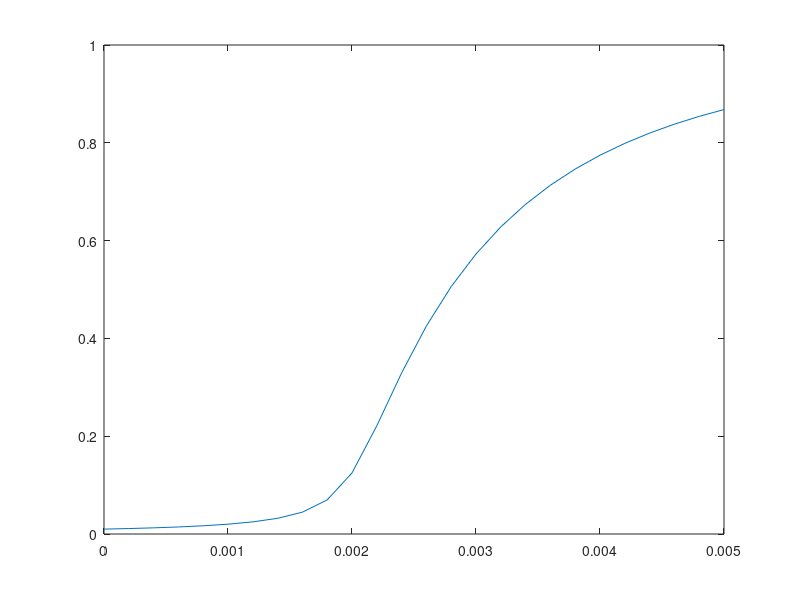

This chart was generated by the following MATLAB code: (Note: this script raises an error after producing the figure.)
% tmax=2500;
% Nt=tmax*2;
% 
% N=100;
% mu=15; 
% beta=1/150;
% gamma=1/40;
% w=1/100;
% rho0=1/100;
% kap=12/10000;
% delta=1/100;
% % rhos,rhoi,rhor,rhosi,rhoss
% rhoi=0.01;
% rhos=1-rhoi;
% rhor=0;
% rhosi= rhoi*mu;
% rhoss= (mu/2)-rho0*mu;
% ini=[rhos,rhoi,rhor,rhosi,rhoss];
% 
% Nrange=[500,1000,1500];
% wrange=[0:2/10000:1/100];
% kaprange=[0:2/10000:1/100];
% brange=[0:0.0002:0.005];
% 
% mfaRinf='to';
% mfaImax='be';
% simRinf='cleared';
% simImax='into nothingness';
% 
% Sa=20;
% for Ni=1:length(Nrange)
%     N=Nrange(Ni)
%     clear('mfaRinf')
%     clear('mfaImax')
%     clear('simRinf')
%     clear('simImax')
%     for wi=1:length(wrange)
%         w=wrange(wi)
%         for ki=1:length(kaprange)
%             kap=kaprange(ki)
%             for bi=1:length(brange)
%                 beta=brange(bi);
%                 Imax=zeros(1,Sa);
%                 Rinfs=zeros(1,Sa);
%                 parfor sa=1:Sa
%                     result = SIRXi_w(N,mu,beta,gamma,w,kap,delta,rho0,tmax,Nt);
%     %                 colR{wi,ki,bi,sa}=result.NRs;
%     %                 colX{wi,ki,bi,sa}=result.NXis;
%                     Imax(sa)=max(result.NIs)/result.N;
%                     Rinfs(sa)=max(result.NRs+result.NXis)/result.N;
%                 end
%                 ODE = @(x) PA_SIRXi_w(x,beta,gamma,w,kap,delta);
%                 [ts,xs] = ode45(@(t,x) ODE(x),[0 tmax],ini);
%                 mfaRinf{wi,ki,bi}=max(1-xs(:,1)-xs(:,2));
%                 mfaImax{wi,ki,bi}=max(xs(:,2));
%                 simRinf{wi,ki,bi}=Rinfs;
%                 simImax{wi,ki,bi}=Imax;
%             end
%             save(strcat('sweepMay24N',num2str(N),'.mat'),'mfaRinf','mfaImax','simRinf','simImax','wrange','kaprange','brange','N','mu','delta','Nt','tmax')
%         end
%     end
% end

load('sweepMay24N200.mat')

wrange=wrange(wrange<0.0044);

mfImax=zeros(length(wrange),length(kaprange),length(brange));
mfRinf=zeros(length(wrange),length(kaprange),length(brange));
meanRinf=zeros(length(wrange),length(kaprange),length(brange));
sdevRinf=zeros(length(wrange),length(kaprange),length(brange));
meanImax=zeros(length(wrange),length(kaprange),length(brange));
sdevImax=zeros(length(wrange),length(kaprange),length(brange));
critical=zeros(length(wrange),length(kaprange));
critical2=zeros(length(wrange),length(kaprange));
critical3=zeros(length(wrange),length(kaprange));

mfImaxatbeta=zeros(length(wrange),length(kaprange));
mfRinfatbeta=zeros(length(wrange),length(kaprange));

nmImaxatbeta=zeros(length(wrange),length(kaprange));
nmRinfatbeta=zeros(length(wrange),length(kaprange));

for wi=1:length(wrange)
    w=wrange(wi)
    for ki=1:length(kaprange)
        kap=kaprange(ki);
        for bi=1:length(brange)
            meanRinf(wi,ki,bi)=mean(simRinf{wi,ki,bi});
            sdevRinf(wi,ki,bi)=std(simRinf{wi,ki,bi});
            meanImax(wi,ki,bi)=mean(simImax{wi,ki,bi});
            sdevImax(wi,ki,bi)=std(simImax{wi,ki,bi});
            mfRinf(wi,ki,bi)=mfaRinf{wi,ki,bi};
            mfImax(wi,ki,bi)=mfaImax{wi,ki,bi};
        end
%         critical(wi,ki)=brange(sdevRinf(wi,ki,:)==max(sdevRinf(wi,ki,:)));
%         critical2(wi,ki)=brange(find(meanRinf(wi,ki,:)>0.1,1,'first'));
%         critical3(wi,ki)=meanRinf(wi,ki,find(brange>=0.002,1,'first'));
        
        mfImaxatbeta(wi,ki)=mfImax(wi,ki,22);
        mfRinfatbeta(wi,ki)=mfRinf(wi,ki,22);
      
        nm=simRinf{wi,ki,22};
        nmIm=simImax{wi,ki,22};
        
        if sum(nm>0.05)>length(nm)/2
            mnm=mean(nm(nm>0.05));
            mnmIm=mean(nmIm(nm>0.05));
        else
            mnm=mean(nm);
            mnmIm=mean(nmIm);
        end
        nmImaxatbeta(wi,ki)=mnmIm;
        nmRinfatbeta(wi,ki)=mnm;
        
        if mod(ki,10)==0 && mod(wi,10)==0
            figure; 
            mfs=zeros(1,length(brange));
            for bi=1:length(brange)
                mfs(bi)=mfaRinf{wi,ki,bi};
            end
            pl=plot(brange,mfs);
            pl.LineWidth=2.5;
            hold on;
            SA=length(simRinf{wi,ki,bi});
            simus=zeros(SA,length(brange));
            for sa=1:SA
                for bi=1:length(brange)
                    temp=simRinf{wi,ki,bi};
                    simus(sa,bi)=temp(sa);
                end
                ql=plot(brange, simus(sa,:));% ql.LineWidth=1;
                ql.LineStyle='None'; ql.Marker='o'; ql.MarkerSize=3; ql.LineWidth=3;
            end  
        end
            
    end
end

kaplab={};
wlab={};
for ki=1:length(kaprange)
    kap=kaprange(ki);
    kaplab{ki}=num2str(kap);
end
for wi=1:length(wrange)
    w=wrange(wi);
    wlab{wi}=num2str(w);
end

figure;
image(mfImaxatbeta*200)
ax=gca;
ax.XLabel.String='\kappa';
ax.YLabel.String='w';
ax.XTickLabel=kaplab;
ax.YTickLabel=wlab;

figure;
image(nmImaxatbeta*200)
ax=gca;
ax.XLabel.String='\kappa';
ax.YLabel.String='w';
ax.XTickLabel=kaplab;
ax.YTickLabel=wlab;

figure;
image(mfRinfatbeta*50)
ax=gca;
ax.XLabel.String='\kappa';
ax.YLabel.String='w';
ax.XTickLabel=kaplab;
ax.YTickLabel=wlab;

figure;
image(nmRinfatbeta*50)
ax=gca;
ax.XLabel.String='\kappa';
ax.YLabel.String='w';
ax.XTickLabel=kaplab;
ax.YTickLabel=wlab;

% figure;
% image(critical*5000)
% ax=gca;
% ax.XLabel.String='\kappa';
% ax.YLabel.String='w';
% ax.XTickLabel=kaplab;
% ax.YTickLabel=wlab;

% figure;
% image(critical2*15000)
% ax=gca;
% ax.XLabel.String='\kappa';
% ax.YLabel.String='w';
% ax.XTickLabel=kaplab;
% ax.YTickLabel=wlab;
% % ax.XTicks=
% 
% figure;
% image(critical3*1000)
% ax=gca;
% ax.XLabel.String='\kappa';
% ax.YLabel.String='w';
% ax.XTickLabel=kaplab;
% ax.YTickLabel=wlab;

% save('parameter24May.mat','colR','colX','colmaxR','wrange','kaprange','brange','N','mu','delta','Nt','tmax')

% figure
% for i=1:5
%     disp('he')
% %     disp(i)
%     result{i} = SIRXi_w(N,mu,beta,gamma,w,kap,delta,rho0,tmax,Nt);
% end  
% ODE = @(x) PA_SIRXi_w(x,beta,gamma,w,kap,delta);

% %% ODE 45 integration routine.
% [ts,xs] = ode45(@(t,x) ODE(x),[0 tmax],ini);
% 
% resolution=300;
% folder='figures/';
% %% Compare to MODEL 1
% filename=strcat('22May_MF_vs_simulation');
% figure;
% pl(1)=plot(ts,xs(:,2));
% pl(1).LineWidth=3;
% pl(1).DisplayName='Mean Field';
% hold on;
% for i=1:5
%     pl(i+1)=plot(result{i}.times, result{i}.NIs/result{i}.N);
%     pl(i+1).DisplayName=strcat('Simulation ',num2str(i));
% end
% lgd=legend(pl);

% direction=strcat(folder,filename,'.png');
% saveas(gcf,direction)
% print(direction,'-dpng',resolution);